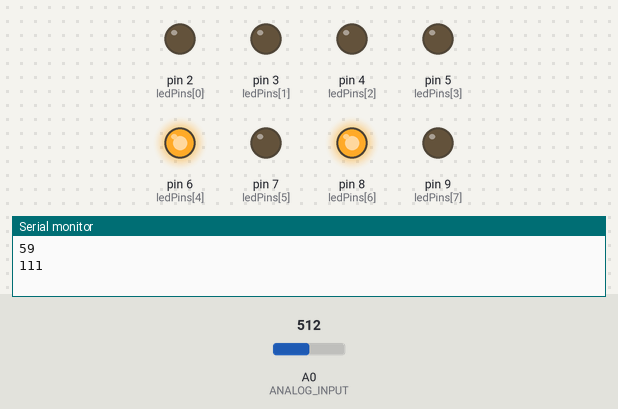
Recording of a sketch running on a simulated Arduino Uno, built with avr-gcc and run on an emulated ATmega328P. On the bench: output pins drawn as LEDs (lit = HIGH), the last lines printed to the serial monitor. The inputs (shaded band) are chosen by the test bench; at power-on: A0 (ANALOG_INPUT) = 512. Random numbers use the default seed unless the sketch sets one.

Above: at 0.05 s.
At 5.06 s:
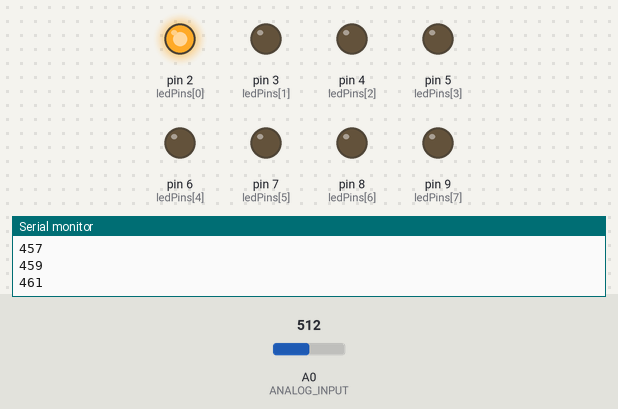
At 10.07 s:
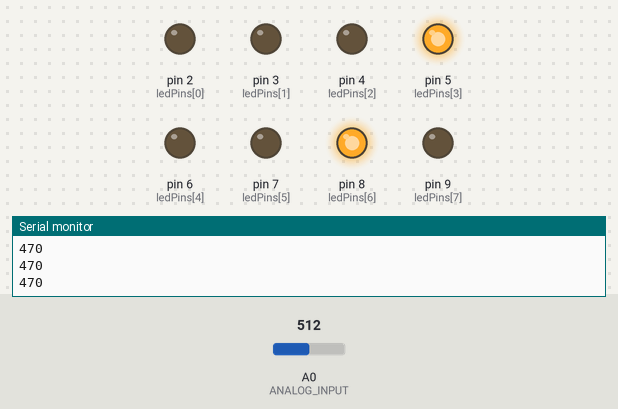
At 20.0 s:
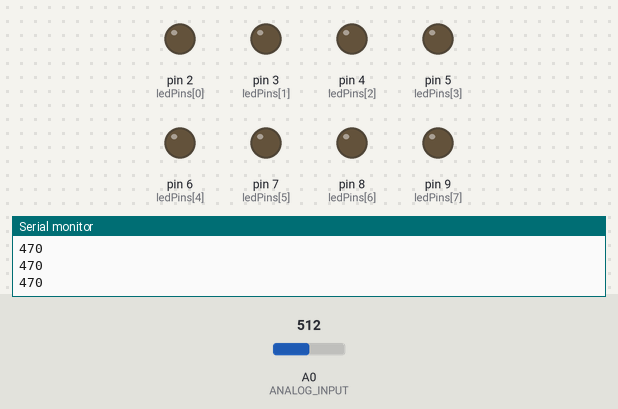
At 29.92 s:
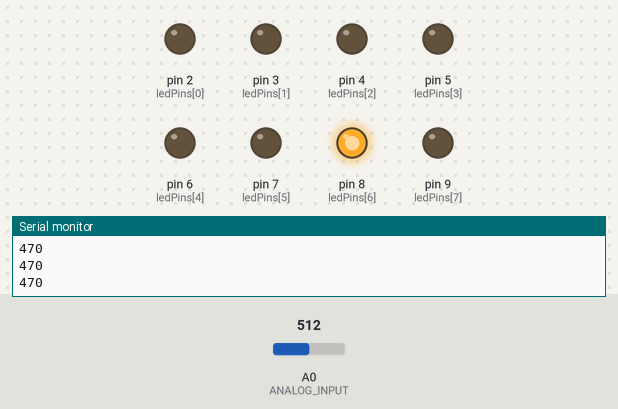
At 39.95 s:
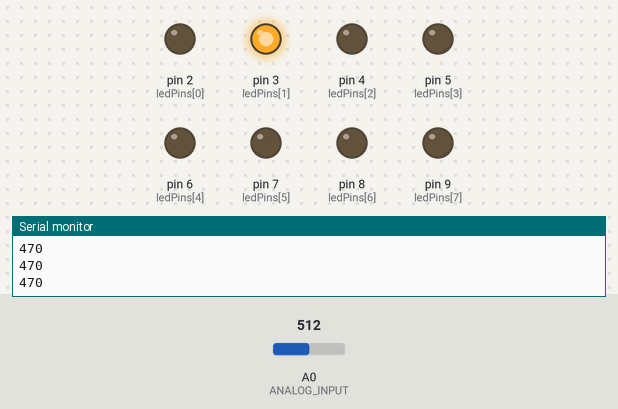
Timing chart, 0 to 40.0 s (numbered marks = the images above):
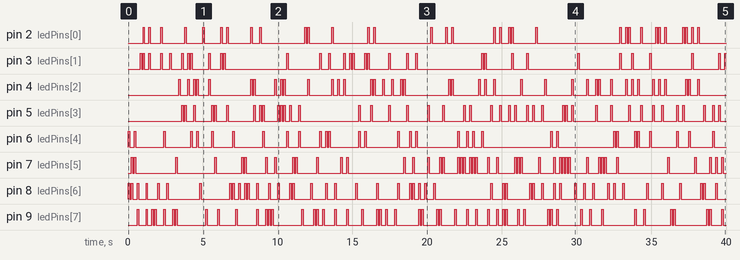

Measured:
- by itself, pin 2 (ledPins[0]): LOW → HIGH at 1.0 s, → LOW 0.10 s later, → HIGH 0.30 s later, → LOW 0.10 s later, … (66 changes in this stretch)
- by itself, pin 3 (ledPins[1]): LOW → HIGH at 0.80 s, → LOW 0.10 s later, → HIGH 0.10 s later, → LOW 0.10 s later, … (65 changes in this stretch)
- by itself, pin 4 (ledPins[2]): LOW → HIGH at 3.4 s, → LOW 0.10 s later, → HIGH 0.50 s later, → LOW 0.10 s later, … (82 changes in this stretch)
- by itself, pin 5 (ledPins[3]): LOW → HIGH at 3.6 s, → LOW 0.10 s later, → HIGH 0.10 s later, → LOW 0.10 s later, … (86 changes in this stretch)
- by itself, pin 6 (ledPins[4]): LOW → HIGH at 0.00 s, → LOW 0.10 s later, → HIGH 0.30 s later, → LOW 0.10 s later, … (64 changes in this stretch)
- by itself, pin 7 (ledPins[5]): LOW → HIGH at 0.20 s, → LOW 0.10 s later, → HIGH 0.10 s later, → LOW 0.10 s later, … (90 changes in this stretch)
- by itself, pin 8 (ledPins[6]): LOW → HIGH at 0.00 s, → LOW 0.10 s later, → HIGH 0.10 s later, → LOW 0.10 s later, … (96 changes in this stretch)
- by itself, pin 9 (ledPins[7]): LOW → HIGH at 0.60 s, → LOW 0.10 s later, → HIGH 0.50 s later, → LOW 0.10 s later, … (102 changes in this stretch)

The sketch:

relay-based-x-mas-lights.ino
```cpp
#define PIN_COUNT 8 // the number of pins (i.e. the length of the array)

#define ANALOG_INPUT A0 //MIC audio input reading
#define MEAN 25//512  //Mean value used for centering on Zero
#define DC_OFFSET 0 // DC offset in mic signal - if unusure, leave 0
#define NOISE 10  // Noise/hum/interference in mic signal

#define PEAK_THRESOLD 70 //sensitivity
#define LED_ON_TIME 100 //100ms
#define LED_OFF_TIME 100 //100ms

int lvl = 0;  // Current "dampened" audio level

int ledPins[] = {
  2, 3, 4, 5, 6, 7, 8, 9
}; // an array of pin numbers to which LEDs are attached


void setup() {
  Serial.begin(9600);
  pinMode(ANALOG_INPUT, INPUT);
  for (int thisPin = 0; thisPin < PIN_COUNT; thisPin++)  {
    pinMode(ledPins[thisPin], OUTPUT);
  }
}

void loop() {
  //listen to audio input and calculate level
  int n;
  n = analogRead(ANALOG_INPUT);

  //    Serial.println(n);

  n = abs(n - MEAN - DC_OFFSET);        // Center on zero
  n = (n <= NOISE) ? 0 : (n - NOISE);  // Remove noise/hum/
  lvl = ((lvl * 7) + n) >> 3;    // "Dampened" reading (else looks twitchy)

  Serial.println(lvl);

  if (lvl > PEAK_THRESOLD) { // action
    //based on lvl turn on of LED lights
    int randomPin = getRandomPinWithinRange(0, 9);
    turnPinOnAndOff(randomPin);
  }
  else {
    //turn off all LEDs
    for (int thisPin = 0; thisPin < PIN_COUNT; thisPin++) {
      digitalWrite(ledPins[thisPin], LOW);
    }
  }
}

void turnPinOnAndOff(int pinNum) {
  int randomPairBulbs =  getRandomPinWithinRange(0, 3);
  switch (randomPairBulbs) {

    case 0:
      digitalWrite(ledPins[pinNum], HIGH);
      digitalWrite(ledPins[pinNum] + 3, HIGH);
      delay(LED_ON_TIME);
      digitalWrite(ledPins[pinNum], LOW);
      digitalWrite(ledPins[pinNum] + 3, LOW);
      delay(LED_OFF_TIME);
      break;

    case 1:
      digitalWrite(ledPins[pinNum], HIGH);
      digitalWrite(ledPins[pinNum] + 2, HIGH);
      delay(LED_ON_TIME);
      digitalWrite(ledPins[pinNum], LOW);
      digitalWrite(ledPins[pinNum] + 2, LOW);
      delay(LED_OFF_TIME);
      break;

    case 2:
      digitalWrite(ledPins[pinNum], HIGH);
      digitalWrite(ledPins[pinNum] + 1, HIGH);
      delay(LED_ON_TIME);
      digitalWrite(ledPins[pinNum], LOW);
      digitalWrite(ledPins[pinNum] + 1, LOW);
      delay(LED_OFF_TIME);
      break;

    case 3:
      digitalWrite(ledPins[pinNum], HIGH);
      digitalWrite(ledPins[pinNum] + 0, HIGH);
      delay(LED_ON_TIME);
      digitalWrite(ledPins[pinNum], LOW);
      digitalWrite(ledPins[pinNum] + 0, LOW);
      delay(LED_OFF_TIME);
      break;

  }
}

int getRandomPinWithinRange(int startPin, int endPin) {
  int pinToTurnOn =  random(startPin, endPin);
  return  pinToTurnOn;
}
```
